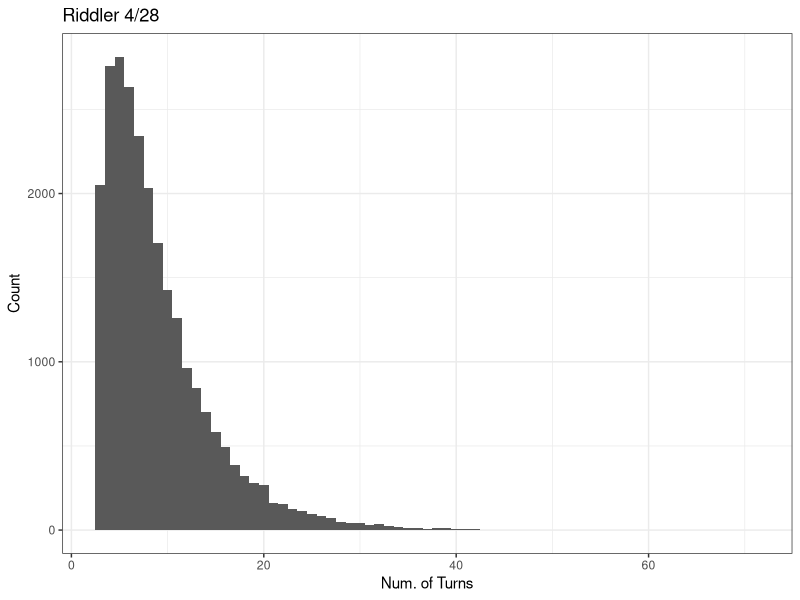

R code for this plot:
# https://fivethirtyeight.com/features/can-you-solve-these-colorful-puzzles/
# You play a game with four balls: One ball is red, one is blue, 
# one is green and one is yellow. They are placed in a box. You 
# draw a ball out of the box at random and note its color. Without 
# replacing the first ball, you draw a second ball and then paint 
# it to match the color of the first. Replace both balls, and repeat 
# the process. The game ends when all four balls have become the 
# same color. What is the expected number of turns to finish the game?

# Libraries
library(ggplot2)

# Input
numColors <- 4
numBalls  <- 4
numTrials <- 25000

# Code
rpl <- numBalls > numColors
num_turns <- numeric(numTrials)

for (i in 1:numTrials) {
  a <- sample(1:numColors, numBalls, replace = rpl)
  count <- 0
  while(!isTRUE(all.equal(min(a), max(a)))) {
    b  <- sample(a, 2, replace = FALSE)
    c1 <- min(which(a == b[1]))
    c2 <- min(which(a == b[2]))
    a[c(c1, c2)] <- b[1]
    count <- count + 1
  }
  num_turns[i] <- count
}

# Output
ggplot(mapping = aes(num_turns)) + 
  geom_histogram(binwidth = 1) +
  theme_bw() +
  labs(title = "Riddler 4/28", x = "Num. of Turns", y = "Count")
median(num_turns)
mean(num_turns)
